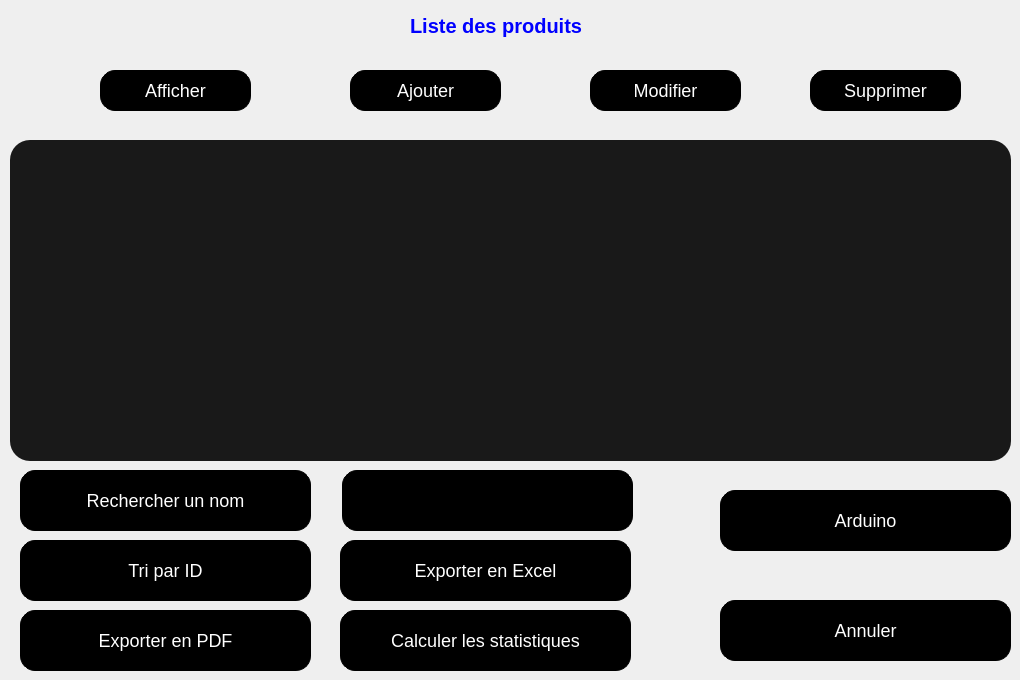
    <widget class="QWidget" name="produit_afficher">
     <property name="autoFillBackground">
      <bool>false</bool>
     </property>
     <property name="styleSheet">
      <string notr="true">#affichage_supprimer,#affichage_afficher,#affichage_ajouter,#affichage_modifier,#pushButton_recherche,#pushButton_tri,#pushButton_pdf,#pushButton_excel,#pushButton_statistiques,#pushButton_annuler_2,#lineEdit_rechercheNom,#icon,#pushButton_arduino{
background-color :  #000000; 



   border: 1px solid black;
    border-radius: 15px;
    color: white; 
    font-size: 18px;
}
</string>
     </property>
     <widget class="QPushButton" name="affichage_afficher">
      <property name="geometry">
       <rect>
        <x>100</x>
        <y>70</y>
        <width>151</width>
        <height>41</height>
       </rect>
      </property>
      <property name="text">
       <string>Afficher</string>
      </property>
     </widget>
     <widget class="QPushButton" name="affichage_modifier">
      <property name="geometry">
       <rect>
        <x>590</x>
        <y>70</y>
        <width>151</width>
        <height>41</height>
       </rect>
      </property>
      <property name="text">
       <string>Modifier</string>
      </property>
     </widget>
     <widget class="QPushButton" name="icon">
      <property name="geometry">
       <rect>
        <x>570</x>
        <y>480</y>
        <width>61</width>
        <height>41</height>
       </rect>
      </property>
      <property name="text">
       <string/>
      </property>
      <property name="icon">
       <iconset>
        <normaloff>../../../marie/Downloads/search.svg</normaloff>../../../marie/Downloads/search.svg</iconset>
      </property>
      <property name="iconSize">
       <size>
        <width>30</width>
        <height>30</height>
       </size>
      </property>
     </widget>
     <widget class="QPushButton" name="affichage_ajouter">
      <property name="geometry">
       <rect>
        <x>350</x>
        <y>70</y>
        <width>151</width>
        <height>41</height>
       </rect>
      </property>
      <property name="palette">
       <palette>
        <active>
         <colorrole role="WindowText">
          <brush brushstyle="SolidPattern">
           <color alpha="255">
            <red>255</red>
            <green>255</green>
            <blue>255</blue>
           </color>
          </brush>
         </colorrole>
         <colorrole role="Button">
          <brush brushstyle="SolidPattern">
           <color alpha="255">
            <red>0</red>
            <green>0</green>
            <blue>0</blue>
           </color>
          </brush>
         </colorrole>
         <colorrole role="Text">
          <brush brushstyle="SolidPattern">
           <color alpha="255">
            <red>255</red>
            <green>255</green>
            <blue>255</blue>
           </color>
          </brush>
         </colorrole>
         <colorrole role="ButtonText">
          <brush brushstyle="SolidPattern">
           <color alpha="255">
            <red>255</red>
            <green>255</green>
            <blue>255</blue>
           </color>
          </brush>
         </colorrole>
         <colorrole role="Base">
          <brush brushstyle="SolidPattern">
           <color alpha="255">
            <red>0</red>
            <green>0</green>
            <blue>0</blue>
           </color>
          </brush>
         </colorrole>
         <colorrole role="Window">
          <brush brushstyle="SolidPattern">
           <color alpha="255">
            <red>0</red>
            <green>0</green>
            <blue>0</blue>
           </color>
          </brush>
         </colorrole>
         <colorrole role="PlaceholderText">
          <brush brushstyle="NoBrush">
           <color alpha="128">
            <red>255</red>
            <green>255</green>
            <blue>255</blue>
           </color>
          </brush>
         </colorrole>
        </active>
        <inactive>
         <colorrole role="WindowText">
          <brush brushstyle="SolidPattern">
           <color alpha="255">
            <red>255</red>
            <green>255</green>
            <blue>255</blue>
           </color>
          </brush>
         </colorrole>
         <colorrole role="Button">
          <brush brushstyle="SolidPattern">
           <color alpha="255">
            <red>0</red>
            <green>0</green>
            <blue>0</blue>
           </color>
          </brush>
         </colorrole>
         <colorrole role="Text">
          <brush brushstyle="SolidPattern">
           <color alpha="255">
            <red>255</red>
            <green>255</green>
            <blue>255</blue>
           </color>
          </brush>
         </colorrole>
         <colorrole role="ButtonText">
          <brush brushstyle="SolidPattern">
           <color alpha="255">
            <red>255</red>
            <green>255</green>
            <blue>255</blue>
           </color>
          </brush>
         </colorrole>
         <colorrole role="Base">
          <brush brushstyle="SolidPattern">
           <color alpha="255">
            <red>0</red>
            <green>0</green>
            <blue>0</blue>
           </color>
          </brush>
         </colorrole>
         <colorrole role="Window">
          <brush brushstyle="SolidPattern">
           <color alpha="255">
            <red>0</red>
            <green>0</green>
            <blue>0</blue>
           </color>
          </brush>
         </colorrole>
         <colorrole role="PlaceholderText">
          <brush brushstyle="NoBrush">
           <color alpha="128">
            <red>255</red>
            <green>255</green>
            <blue>255</blue>
           </color>
          </brush>
         </colorrole>
        </inactive>
        <disabled>
         <colorrole role="WindowText">
          <brush brushstyle="SolidPattern">
           <color alpha="255">
            <red>255</red>
            <green>255</green>
            <blue>255</blue>
           </color>
          </brush>
         </colorrole>
         <colorrole role="Button">
          <brush brushstyle="SolidPattern">
           <color alpha="255">
            <red>0</red>
            <green>0</green>
            <blue>0</blue>
           </color>
          </brush>
         </colorrole>
         <colorrole role="Text">
          <brush brushstyle="SolidPattern">
           <color alpha="255">
            <red>255</red>
            <green>255</green>
            <blue>255</blue>
           </color>
          </brush>
         </colorrole>
         <colorrole role="ButtonText">
          <brush brushstyle="SolidPattern">
           <color alpha="255">
            <red>255</red>
            <green>255</green>
            <blue>255</blue>
           </color>
          </brush>
         </colorrole>
         <colorrole role="Base">
          <brush brushstyle="SolidPattern">
           <color alpha="255">
            <red>0</red>
            <green>0</green>
            <blue>0</blue>
           </color>
          </brush>
         </colorrole>
         <colorrole role="Window">
          <brush brushstyle="SolidPattern">
           <color alpha="255">
            <red>0</red>
            <green>0</green>
            <blue>0</blue>
           </color>
          </brush>
         </colorrole>
         <colorrole role="PlaceholderText">
          <brush brushstyle="NoBrush">
           <color alpha="128">
            <red>255</red>
            <green>255</green>
            <blue>255</blue>
           </color>
          </brush>
         </colorrole>
        </disabled>
       </palette>
      </property>
      <property name="text">
       <string>Ajouter</string>
      </property>
      <property name="autoExclusive">
       <bool>false</bool>
      </property>
     </widget>
     <widget class="QPushButton" name="affichage_supprimer">
      <property name="geometry">
       <rect>
        <x>810</x>
        <y>70</y>
        <width>151</width>
        <height>41</height>
       </rect>
      </property>
      <property name="text">
       <string>Supprimer</string>
      </property>
     </widget>
     <widget class="QLineEdit" name="lineEdit_rechercheNom">
      <property name="geometry">
       <rect>
        <x>342</x>
        <y>470</y>
        <width>291</width>
        <height>61</height>
       </rect>
      </property>
     </widget>
     <widget class="QPushButton" name="pushButton_pdf">
      <property name="geometry">
       <rect>
        <x>20</x>
        <y>610</y>
        <width>291</width>
        <height>61</height>
       </rect>
      </property>
      <property name="text">
       <string>Exporter en PDF</string>
      </property>
     </widget>
     <widget class="QPushButton" name="pushButton_tri">
      <property name="geometry">
       <rect>
        <x>20</x>
        <y>540</y>
        <width>291</width>
        <height>61</height>
       </rect>
      </property>
      <property name="palette">
       <palette>
        <active>
         <colorrole role="WindowText">
          <brush brushstyle="SolidPattern">
           <color alpha="255">
            <red>255</red>
            <green>255</green>
            <blue>255</blue>
           </color>
          </brush>
         </colorrole>
         <colorrole role="Button">
          <brush brushstyle="SolidPattern">
           <color alpha="255">
            <red>0</red>
            <green>0</green>
            <blue>0</blue>
           </color>
          </brush>
         </colorrole>
         <colorrole role="Text">
          <brush brushstyle="SolidPattern">
           <color alpha="255">
            <red>255</red>
            <green>255</green>
            <blue>255</blue>
           </color>
          </brush>
         </colorrole>
         <colorrole role="ButtonText">
          <brush brushstyle="SolidPattern">
           <color alpha="255">
            <red>255</red>
            <green>255</green>
            <blue>255</blue>
           </color>
          </brush>
         </colorrole>
         <colorrole role="Base">
          <brush brushstyle="SolidPattern">
           <color alpha="255">
            <red>0</red>
            <green>0</green>
            <blue>0</blue>
           </color>
          </brush>
         </colorrole>
         <colorrole role="Window">
          <brush brushstyle="SolidPattern">
           <color alpha="255">
            <red>0</red>
            <green>0</green>
            <blue>0</blue>
           </color>
          </brush>
         </colorrole>
         <colorrole role="PlaceholderText">
          <brush brushstyle="NoBrush">
           <color alpha="128">
            <red>255</red>
            <green>255</green>
            <blue>255</blue>
           </color>
          </brush>
         </colorrole>
        </active>
        <inactive>
         <colorrole role="WindowText">
          <brush brushstyle="SolidPattern">
           <color alpha="255">
            <red>255</red>
            <green>255</green>
            <blue>255</blue>
           </color>
          </brush>
         </colorrole>
         <colorrole role="Button">
          <brush brushstyle="SolidPattern">
           <color alpha="255">
            <red>0</red>
            <green>0</green>
            <blue>0</blue>
           </color>
          </brush>
         </colorrole>
         <colorrole role="Text">
          <brush brushstyle="SolidPattern">
           <color alpha="255">
            <red>255</red>
            <green>255</green>
            <blue>255</blue>
           </color>
          </brush>
         </colorrole>
         <colorrole role="ButtonText">
          <brush brushstyle="SolidPattern">
           <color alpha="255">
            <red>255</red>
            <green>255</green>
            <blue>255</blue>
           </color>
          </brush>
         </colorrole>
         <colorrole role="Base">
          <brush brushstyle="SolidPattern">
           <color alpha="255">
            <red>0</red>
            <green>0</green>
            <blue>0</blue>
           </color>
          </brush>
         </colorrole>
         <colorrole role="Window">
          <brush brushstyle="SolidPattern">
           <color alpha="255">
            <red>0</red>
            <green>0</green>
            <blue>0</blue>
           </color>
          </brush>
         </colorrole>
         <colorrole role="PlaceholderText">
          <brush brushstyle="NoBrush">
           <color alpha="128">
            <red>255</red>
            <green>255</green>
            <blue>255</blue>
           </color>
          </brush>
         </colorrole>
        </inactive>
        <disabled>
         <colorrole role="WindowText">
          <brush brushstyle="SolidPattern">
           <color alpha="255">
            <red>255</red>
            <green>255</green>
            <blue>255</blue>
           </color>
          </brush>
         </colorrole>
         <colorrole role="Button">
          <brush brushstyle="SolidPattern">
           <color alpha="255">
            <red>0</red>
            <green>0</green>
            <blue>0</blue>
           </color>
          </brush>
         </colorrole>
         <colorrole role="Text">
          <brush brushstyle="SolidPattern">
           <color alpha="255">
            <red>255</red>
            <green>255</green>
            <blue>255</blue>
           </color>
          </brush>
         </colorrole>
         <colorrole role="ButtonText">
          <brush brushstyle="SolidPattern">
           <color alpha="255">
            <red>255</red>
            <green>255</green>
            <blue>255</blue>
           </color>
          </brush>
         </colorrole>
         <colorrole role="Base">
          <brush brushstyle="SolidPattern">
           <color alpha="255">
            <red>0</red>
            <green>0</green>
            <blue>0</blue>
           </color>
          </brush>
         </colorrole>
         <colorrole role="Window">
          <brush brushstyle="SolidPattern">
           <color alpha="255">
            <red>0</red>
            <green>0</green>
            <blue>0</blue>
           </color>
          </brush>
         </colorrole>
         <colorrole role="PlaceholderText">
          <brush brushstyle="NoBrush">
           <color alpha="128">
            <red>255</red>
            <green>255</green>
            <blue>255</blue>
           </color>
          </brush>
         </colorrole>
        </disabled>
       </palette>
      </property>
      <property name="text">
       <string>Tri par ID</string>
      </property>
      <property name="autoExclusive">
       <bool>false</bool>
      </property>
     </widget>
     <widget class="QPushButton" name="pushButton_excel">
      <property name="geometry">
       <rect>
        <x>340</x>
        <y>540</y>
        <width>291</width>
        <height>61</height>
       </rect>
      </property>
      <property name="text">
       <string>Exporter en Excel</string>
      </property>
     </widget>
     <widget class="QPushButton" name="pushButton_recherche">
      <property name="geometry">
       <rect>
        <x>20</x>
        <y>470</y>
        <width>291</width>
        <height>61</height>
       </rect>
      </property>
      <property name="text">
       <string>Rechercher un nom</string>
      </property>
     </widget>
     <widget class="QPushButton" name="pushButton_annuler_2">
      <property name="geometry">
       <rect>
        <x>720</x>
        <y>600</y>
        <width>291</width>
        <height>61</height>
       </rect>
      </property>
      <property name="text">
       <string>Annuler</string>
      </property>
     </widget>
     <widget class="QLabel" name="appHeader_6">
      <property name="geometry">
       <rect>
        <x>410</x>
        <y>0</y>
        <width>241</width>
        <height>51</height>
       </rect>
      </property>
      <property name="font">
       <font>
        <pointsize>15</pointsize>
        <weight>75</weight>
        <bold>true</bold>
       </font>
      </property>
      <property name="styleSheet">
       <string notr="true">color:#0000FF;</string>
      </property>
      <property name="text">
       <string>Liste des produits</string>
      </property>
     </widget>
     <widget class="QTableView" name="tableView_affichage">
      <property name="geometry">
       <rect>
        <x>10</x>
        <y>140</y>
        <width>1001</width>
        <height>321</height>
       </rect>
      </property>
      <property name="styleSheet">
       <string notr="true">background-color : #191919;
border-radius : 20px;</string>
      </property>
     </widget>
     <widget class="QPushButton" name="pushButton_statistiques">
      <property name="geometry">
       <rect>
        <x>340</x>
        <y>610</y>
        <width>291</width>
        <height>61</height>
       </rect>
      </property>
      <property name="text">
       <string>Calculer les statistiques</string>
      </property>
     </widget>
     <widget class="QPushButton" name="pushButton_arduino">
      <property name="geometry">
       <rect>
        <x>720</x>
        <y>490</y>
        <width>291</width>
        <height>61</height>
       </rect>
      </property>
      <property name="text">
       <string>Arduino</string>
      </property>
     </widget>
    </widget>
